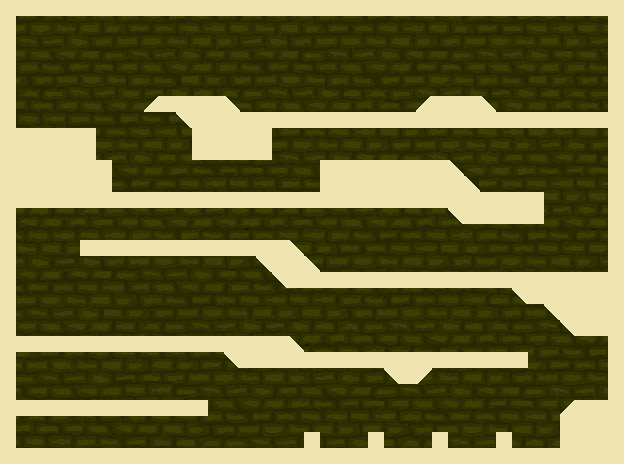

A level layout from a 2D game, rendered from its tile map. Below: a short description, then the map file with its tile-grid data intact:
An orthogonal 39x29 tile map with 16x16 px tiles, 1 tile layer (Tile Layer 1), 6 tilesets, 1 image layer and 21 objects (6x Hazard, 5x Diamond, 2x StartPos, 2x ExitDoor, 2x Platform, ...).

<map version="1.10" tiledversion="1.11.2" orientation="orthogonal" renderorder="right-down" width="39" height="29" tilewidth="16" tileheight="16" infinite="0" nextlayerid="4" nextobjectid="50">
 <tileset firstgid="1" source="Bricks.tsx" />
 <tileset firstgid="8" source="ExitDoors.tsx" />
 <tileset firstgid="31" source="Liquids.tsx" />
 <tileset firstgid="62" source="Diamond.tsx" />
 <tileset firstgid="65" source="Lever.tsx" />
 <tileset firstgid="67" source="Platform.tsx" />
 <imagelayer id="3" name="Image Layer 1">
  <image source="images/background/913.png" width="640" height="480" />
 </imagelayer>
 <layer id="1" name="Tile Layer 1" width="39" height="29">
  <data encoding="csv">
1,1,1,1,1,1,1,1,1,1,1,1,1,1,1,1,1,1,1,1,1,1,1,1,1,1,1,1,1,1,1,1,1,1,1,1,1,1,1,
1,0,0,0,0,0,0,0,0,0,0,0,0,0,0,0,0,0,0,0,0,0,0,0,0,0,0,0,0,0,0,0,0,0,0,0,0,0,1,
1,0,0,0,0,0,0,0,0,0,0,0,0,0,0,0,0,0,0,0,0,0,0,0,0,0,0,0,0,0,0,0,0,0,0,0,0,0,1,
1,0,0,0,0,0,0,0,0,0,0,0,0,0,0,0,0,0,0,0,0,0,0,0,0,0,0,0,0,0,0,0,0,0,0,0,0,0,1,
1,0,0,0,0,0,0,0,0,0,0,0,0,0,0,0,0,0,0,0,0,0,0,0,0,0,0,0,0,0,0,0,0,0,0,0,0,0,1,
1,0,0,0,0,0,0,0,0,0,0,0,0,0,0,0,0,0,0,0,0,0,0,0,0,0,0,0,0,0,0,0,0,0,0,0,0,0,1,
1,0,0,0,0,0,0,0,0,1610612743,1,1,1,1,7,0,0,0,0,0,0,0,0,0,0,0,1610612743,1,1,1,7,0,0,0,0,0,0,0,1,
1,0,0,0,0,0,0,0,0,0,0,3221225479,1,1,1,1,1,1,1,1,1,1,1,1,1,1,1,1,1,1,1,1,1,1,1,1,1,1,1,
1,1,1,1,1,1,0,0,0,0,0,0,1,1,1,1,1,0,0,0,0,0,0,0,0,0,0,0,0,0,0,0,0,0,0,0,0,0,1,
1,1,1,1,1,1,0,0,0,0,0,0,1,1,1,1,1,0,0,0,0,0,0,0,0,0,0,0,0,0,0,0,0,0,0,0,0,0,1,
1,1,1,1,1,1,1,0,0,0,0,0,0,0,0,0,0,0,0,0,1,1,1,1,1,1,1,1,7,0,0,0,0,0,0,0,0,0,1,
1,1,1,1,1,1,1,0,0,0,0,0,0,0,0,0,0,0,0,0,1,1,1,1,1,1,1,1,1,7,0,0,0,0,0,0,0,0,1,
1,1,1,1,1,1,1,1,1,1,1,1,1,1,1,1,1,1,1,1,1,1,1,1,1,1,1,1,1,1,1,1,1,1,0,0,0,0,1,
1,0,0,0,0,0,0,0,0,0,0,0,0,0,0,0,0,0,0,0,0,0,0,0,0,0,0,0,3221225479,1,1,1,1,1,0,0,0,0,1,
1,0,0,0,0,0,0,0,0,0,0,0,0,0,0,0,0,0,0,0,0,0,0,0,0,0,0,0,0,0,0,0,0,0,0,0,0,0,1,
1,0,0,0,0,1,1,1,1,1,1,1,1,1,1,1,1,1,7,0,0,0,0,0,0,0,0,0,0,0,0,0,0,0,0,0,0,0,1,
1,0,0,0,0,0,0,0,0,0,0,0,0,0,0,0,3221225479,1,1,7,0,0,0,0,0,0,0,0,0,0,0,0,0,0,0,0,0,0,1,
1,0,0,0,0,0,0,0,0,0,0,0,0,0,0,0,0,3221225479,1,1,1,1,1,1,1,1,1,1,1,1,1,1,1,1,1,1,1,1,1,
1,0,0,0,0,0,0,0,0,0,0,0,0,0,0,0,0,0,0,0,0,0,0,0,0,0,0,0,0,0,0,0,3221225479,1,1,1,1,1,1,
1,0,0,0,0,0,0,0,0,0,0,0,0,0,0,0,0,0,0,0,0,0,0,0,0,0,0,0,0,0,0,0,0,0,3221225479,1,1,1,1,
1,0,0,0,0,0,0,0,0,0,0,0,0,0,0,0,0,0,0,0,0,0,0,0,0,0,0,0,0,0,0,0,0,0,0,3221225479,1,1,1,
1,1,1,1,1,1,1,1,1,1,1,1,1,1,1,1,1,1,7,0,0,0,0,0,0,0,0,0,0,0,0,0,0,0,0,0,0,0,1,
1,0,0,0,0,0,0,0,0,0,0,0,0,0,3221225479,1,1,1,1,1,1,1,1,1,1,1,1,1,1,1,1,1,1,0,0,0,0,0,1,
1,0,0,0,0,0,0,0,0,0,0,0,0,0,0,0,0,0,0,0,0,0,0,0,3221225479,1,2684354567,0,0,0,0,0,0,0,0,0,0,0,1,
1,0,0,0,0,0,0,0,0,0,0,0,0,0,0,0,0,0,0,0,0,0,0,0,0,0,0,0,0,0,0,0,0,0,0,0,0,0,1,
1,1,1,1,1,1,1,1,1,1,1,1,1,0,0,0,0,0,0,0,0,0,0,0,0,0,0,0,0,0,0,0,0,0,0,1610612743,1,1,1,
1,0,0,0,0,0,0,0,0,0,0,0,0,0,0,0,0,0,0,0,0,0,0,0,0,0,0,0,0,0,0,0,0,0,0,1,1,1,1,
1,0,0,0,0,0,0,0,0,0,0,0,0,0,0,0,0,0,0,1,0,0,0,1,0,0,0,1,0,0,0,1,0,0,0,1,1,1,1,
1,1,1,1,1,1,1,1,1,1,1,1,1,1,1,1,1,1,1,1,1,1,1,1,1,1,1,1,1,1,1,1,1,1,1,1,1,1,1
</data>
 </layer>
 <objectgroup id="2" name="Object Layer 1">
  <object id="1" name="StartPosFire" type="StartPos" x="48.803" y="372.509">
   <properties>
    <property name="type" value="fire" />
   </properties>
   <point />
  </object>
  <object id="2" name="StartPosWater" type="StartPos" x="42.182" y="429.554">
   <properties>
    <property name="type" value="water" />
   </properties>
   <point />
  </object>
  <object id="6" name="ExitDoorFire" type="ExitDoor" gid="8" x="501.627" y="109.656" width="49.2279" height="81.5013">
   <properties>
    <property name="type" value="fire" />
   </properties>
  </object>
  <object id="7" name="ExitDoorWater" type="ExitDoor" gid="30" x="551.018" y="110.656" width="49.2279" height="82.4785">
   <properties>
    <property name="type" value="water" />
   </properties>
  </object>
  <object id="34" name="WaterHazard" type="Hazard" gid="61" x="333.545" y="450.917" width="22" height="13" />
  <object id="20" name="BlueDiamond" type="Diamond" gid="62" x="329.667" y="349.333" width="27" height="23">
   <properties>
    <property name="type" value="water" />
   </properties>
  </object>
  <object id="21" name="BlueDiamond" type="Diamond" gid="62" x="409.573" y="348.795" width="27" height="23">
   <properties>
    <property name="type" value="water" />
   </properties>
  </object>
  <object id="23" name="RedDiamond" type="Diamond" gid="63" x="329.333" y="270" width="28" height="23">
   <properties>
    <property name="type" value="fire" />
   </properties>
  </object>
  <object id="28" name="RedDiamond" type="Diamond" gid="63" x="408.667" y="271.333" width="28" height="23">
   <properties>
    <property name="type" value="fire" />
   </properties>
  </object>
  <object id="29" name="MudDiamond" type="Diamond" gid="64" x="315.067" y="110.462" width="34" height="29">
   <properties>
    <property name="type" value="special" />
   </properties>
  </object>
  <object id="35" name="LeverOld" type="Lever" gid="65" x="128.333" y="335.667" width="18" height="18">
   <properties>
    <property name="type" value="old" />
   </properties>
  </object>
  <object id="39" name="PlatformHorizontal" type="Platform" gid="67" x="544" y="207.75" width="64" height="16">
   <properties>
    <property name="activatorClass" value="Button" />
    <property name="direction" type="int" value="3" />
    <property name="tileToMove" type="int" value="4" />
    <property name="type" value="new" />
   </properties>
  </object>
  <object id="40" name="PlatformHorizontal" type="Platform" gid="67" x="16" y="256" width="64" height="16">
   <properties>
    <property name="activatorClass" value="Lever" />
    <property name="direction" type="int" value="3" />
    <property name="tileToMove" type="int" value="3" />
    <property name="type" value="old" />
   </properties>
  </object>
  <object id="41" name="Box" type="Box" gid="69" x="320.125" y="159.875" width="30" height="30" />
  <object id="42" name="Button" type="Button" gid="70" x="495.5" y="272.125" width="22" height="8">
   <properties>
    <property name="type" value="new" />
   </properties>
  </object>
  <object id="43" name="Button" type="Button" gid="70" x="492.455" y="192" width="22" height="8">
   <properties>
    <property name="type" value="new" />
   </properties>
  </object>
  <object id="44" name="WaterHazard" type="Hazard" gid="61" x="353.458" y="450.833" width="22" height="13" />
  <object id="45" name="WaterHazard" type="Hazard" gid="61" x="313.5" y="450.875" width="22" height="13" />
  <object id="47" name="LavaHazard" type="Hazard" gid="46" x="442.937" y="450.408" width="20" height="13" />
  <object id="48" name="LavaHazard" type="Hazard" gid="46" x="461.895" y="450.408" width="20" height="13" />
  <object id="49" name="LavaHazard" type="Hazard" gid="46" x="480.937" y="450.366" width="20" height="13" />
 </objectgroup>
</map>
